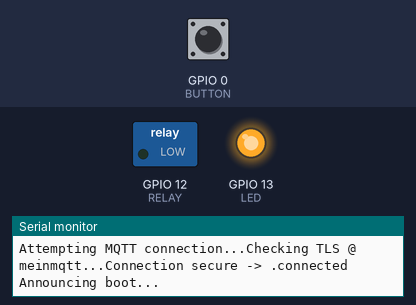
A program run on a simulated ESP8266 (NodeMCU). Parts: switched loads named in the program (green lamp = pin HIGH), output pins drawn as LEDs (lit = HIGH), the last lines printed to the serial monitor. Dashed ring = blinking. Inputs (shaded band) come from the test bench; at power-on: GPIO 0 (BUTTON) HIGH. WiFi joins after 1.5 s; servers stay silent unless stated; no MQTT or app messages arrive unless stated.

Above: at 3.0 s.
3.1 s: GPIO 0 (BUTTON) pulled LOW for 1 s
At 4.4 s:
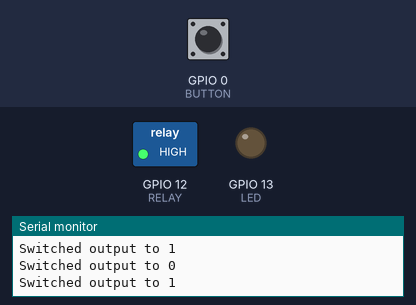
8.6 s: GPIO 0 (BUTTON) pulled LOW for 0.15 s
At 9.0 s:
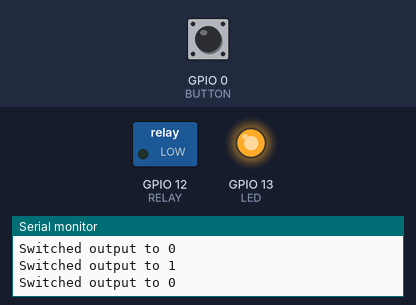
10.2 s: GPIO 0 (BUTTON) pulled LOW for 3.2 s
At 10.3 s:
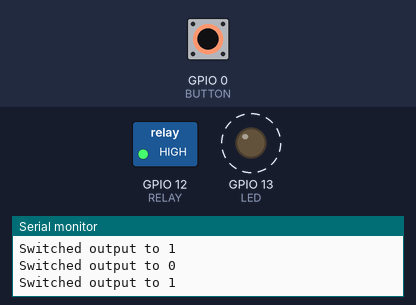
Timing chart, 0 to 14.7 s (numbered marks = the images above; inputs shaded):
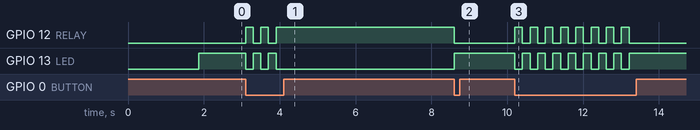

The program:

main.cpp
```cpp
#include "Arduino.h"
#include <ESP8266WiFi.h>
#include <ArduinoOTA.h>
#include <PubSubClient.h>

#define LED 13
#define RELAY 12
#define BUTTON 0

// WiFi Configuration
const char* cfg_wifi_ssid = "MeinWiFi";
const char* cfg_wifi_password = "geheim";

// MQTT Configuration
const char* mqtt_server = "meinmqtt";
const unsigned int mqtt_port = 1883;
const char* mqtt_user =   "sonoffbasic1";
const char* mqtt_pass =   "auchgeheim";
const char* mqtt_root =   "/esp/sonoffbasic1";

// echo | openssl s_client -connect localhost:1883 |& openssl x509 -fingerprint -noout
const char* mqtt_fprint = "aa bb cc dd ee ff 00 11 22 33 44 55 66 77 88 99 aa bb cc dd";

//periodic status reports
const unsigned int stats_interval = 60;  // Update statistics every 60 seconds

#define CONFIG_MQTT_PAYLOAD_ON "ON"
#define CONFIG_MQTT_PAYLOAD_OFF "OFF"

#define CONFIG_MQTT_TOPIC_GET "/get"
#define CONFIG_MQTT_TOPIC_SET "/set"
#define CONFIG_MQTT_TOPIC_SET_RESET "/reset"
#define CONFIG_MQTT_TOPIC_SET_UPDATE "/update"
#define CONFIG_MQTT_TOPIC_SET_PING "/ping"
#define CONFIG_MQTT_TOPIC_SET_PONG "/pong"
#define CONFIG_MQTT_TOPIC_STATUS "/status"
#define CONFIG_MQTT_TOPIC_STATUS_ONLINE "/online"
#define CONFIG_MQTT_TOPIC_STATUS_HARDWARE "/hardware"
#define CONFIG_MQTT_TOPIC_STATUS_VERSION "/version"
#define CONFIG_MQTT_TOPIC_STATUS_INTERVAL "/statsinterval"
#define CONFIG_MQTT_TOPIC_STATUS_IP "/ip"
#define CONFIG_MQTT_TOPIC_STATUS_MAC "/mac"
#define CONFIG_MQTT_TOPIC_STATUS_UPTIME "/uptime"
#define CONFIG_MQTT_TOPIC_STATUS_SIGNAL "/rssi"

#define MQJ_HARDWARE "esp8266tls-sonoff"
#define MQJ_VERSION  "0.0.1"

extern "C" {
  #include "user_interface.h"
}

// Relay status
bool relay_state = false;

class PubSubClientWrapper : public PubSubClient{
  private:
  public:
    PubSubClientWrapper(Client& espc);
    bool publish(StringSumHelper topic, String str);
    bool publish(StringSumHelper topic, unsigned int num);
    bool publish(const char* topic, String str);
    bool publish(const char* topic, unsigned int num);

    bool publish(StringSumHelper topic, String str, bool retain);
    bool publish(StringSumHelper topic, unsigned int num, bool retain);
    bool publish(const char* topic, String str, bool retain);
    bool publish(const char* topic, unsigned int num, bool retain);
};

PubSubClientWrapper::PubSubClientWrapper(Client& espc) : PubSubClient(espc){

}

bool PubSubClientWrapper::publish(StringSumHelper topic, String str) {
  return publish(topic.c_str(), str);
}

bool PubSubClientWrapper::publish(StringSumHelper topic, unsigned int num) {
  return publish(topic.c_str(), num);
}

bool PubSubClientWrapper::publish(const char* topic, String str) {
  return publish(topic, str, false);
}

bool PubSubClientWrapper::publish(const char* topic, unsigned int num) {
  return publish(topic, num, false);
}

bool PubSubClientWrapper::publish(StringSumHelper topic, String str, bool retain) {
  return publish(topic.c_str(), str, retain);
}

bool PubSubClientWrapper::publish(StringSumHelper topic, unsigned int num, bool retain) {
  return publish(topic.c_str(), num, retain);
}

bool PubSubClientWrapper::publish(const char* topic, String str, bool retain) {
  char buf[128];

  if(str.length() >= 128) return false;

  str.toCharArray(buf, 128);
  return PubSubClient::publish(topic, buf, retain);
}

bool PubSubClientWrapper::publish(const char* topic, unsigned int num, bool retain) {
  char buf[6];

  dtostrf(num, 0, 0, buf);
  return PubSubClient::publish(topic, buf, retain);
}

os_timer_t Timer1;
bool sendStats = true;

WiFiClientSecure espClient;
PubSubClientWrapper client(espClient);

void timerCallback(void *arg) {
  sendStats = true;
}

uint8_t rssiToPercentage(int32_t rssi) {
  //@author Marvin Roger - https://github.com/marvinroger/homie-esp8266/blob/ad876b2cd0aaddc7bc30f1c76bfc22cd815730d9/src/Homie/Utils/Helpers.cpp#L12
  uint8_t quality;
  if (rssi <= -100) {
    quality = 0;
  } else if (rssi >= -50) {
    quality = 100;
  } else {
    quality = 2 * (rssi + 100);
  }

  return quality;
}

void ipToString(const IPAddress& ip, char * str) {
  //@author Marvin Roger - https://github.com/marvinroger/homie-esp8266/blob/ad876b2cd0aaddc7bc30f1c76bfc22cd815730d9/src/Homie/Utils/Helpers.cpp#L82
  snprintf(str, 16, "%d.%d.%d.%d", ip[0], ip[1], ip[2], ip[3]);
}

void sendStatsBoot(void) {
  client.publish(((String)mqtt_root + CONFIG_MQTT_TOPIC_STATUS_HARDWARE), MQJ_HARDWARE, true);
  client.publish(((String)mqtt_root + CONFIG_MQTT_TOPIC_STATUS_VERSION), MQJ_VERSION, true);
  char buf[5];
  sprintf(buf, "%d", stats_interval);
  client.publish(((String)mqtt_root + CONFIG_MQTT_TOPIC_STATUS_INTERVAL), buf, true);
  client.publish(((String)mqtt_root + CONFIG_MQTT_TOPIC_STATUS_MAC), WiFi.macAddress(), true);
  client.publish(((String)mqtt_root + CONFIG_MQTT_TOPIC_GET), CONFIG_MQTT_PAYLOAD_OFF, true);
}

void sendStatsInterval(void) {
  char buf[16]; //v4 only atm
  ipToString(WiFi.localIP(), buf);
  client.publish(((String)mqtt_root + CONFIG_MQTT_TOPIC_STATUS_IP), buf);
  client.publish(((String)mqtt_root + CONFIG_MQTT_TOPIC_STATUS_UPTIME), (uint32_t)(millis()/1000));
  client.publish(((String)mqtt_root + CONFIG_MQTT_TOPIC_STATUS_SIGNAL), rssiToPercentage(WiFi.RSSI()));
}

void cmdSwitch(bool state) {
    digitalWrite(RELAY, state);
    digitalWrite(LED, !state);
    relay_state = state;
    Serial.print("Switched output to ");
    Serial.println(state);
    client.publish(((String)mqtt_root + CONFIG_MQTT_TOPIC_GET), (relay_state ? CONFIG_MQTT_PAYLOAD_ON : CONFIG_MQTT_PAYLOAD_OFF), true);
}


void verifyFingerprint() {
  if(client.connected() || espClient.connected()) return; //Already connected

  Serial.print("Checking TLS @ ");
  Serial.print(mqtt_server);
  Serial.print("...");

  if (!espClient.connect(mqtt_server, mqtt_port)) {
    Serial.println("Connection failed. Rebooting.");
    Serial.flush();
    ESP.restart();
  }
  if (espClient.verify(mqtt_fprint, mqtt_server)) {
    Serial.print("Connection secure -> .");
  } else {
    Serial.println("Connection insecure! Rebooting.");
    Serial.flush();
    ESP.restart();
  }

  espClient.stop();

  delay(100);
}

void reconnect() {
  // Loop until we're reconnected
  while (!client.connected()) {
    Serial.print("Attempting MQTT connection...");
    verifyFingerprint();
    // Attempt to connect
    if (client.connect(WiFi.macAddress().c_str(), mqtt_user, mqtt_pass, ((String)mqtt_root + CONFIG_MQTT_TOPIC_STATUS + CONFIG_MQTT_TOPIC_STATUS_ONLINE).c_str(), 0, 1, "0")) {
      Serial.println("connected");
      client.subscribe(((String)mqtt_root + CONFIG_MQTT_TOPIC_SET + "/#").c_str());
      client.publish((String)mqtt_root + CONFIG_MQTT_TOPIC_STATUS + CONFIG_MQTT_TOPIC_STATUS_ONLINE, "1");
    } else {
      Serial.print("failed, rc=");
      Serial.print(client.state());
      Serial.println(" try again in 5 seconds");
      // Wait 5 seconds before retrying
      delay(5000);
    }
  }
}

void setup_wifi() {
  delay(10);
  // We start by connecting to a WiFi network
  Serial.println();
  Serial.print("Connecting to ");
  Serial.println(cfg_wifi_ssid);

  WiFi.mode(WIFI_STA); // Disable the built-in WiFi access point.
  WiFi.begin(cfg_wifi_ssid, cfg_wifi_password);

  while (WiFi.status() != WL_CONNECTED) {
    delay(500);
    Serial.print(".");
  }

  Serial.println("");
  Serial.println("WiFi connected");
  Serial.println("IP address: ");
  Serial.println(WiFi.localIP());
}

void callback(char* topic, byte* payload, unsigned int length) {
  Serial.print("Message arrived [");
  Serial.print(topic);
  Serial.print("] ");

  char message[length + 1];
  for (unsigned int i = 0; i < length; i++) {
    message[i] = (char)payload[i];
  }
  message[length] = '\0';
  Serial.println(message);

  String topicStr = topic;
  String check = ((String)mqtt_root + CONFIG_MQTT_TOPIC_SET);

  if(topicStr == check) {
    Serial.println("MQTT SET!");
    Serial.flush();
    String strMsg = (String)message;
    if((strMsg.startsWith(CONFIG_MQTT_PAYLOAD_ON)) || (strMsg.startsWith(CONFIG_MQTT_PAYLOAD_OFF))) {
        cmdSwitch((strMsg.startsWith(CONFIG_MQTT_PAYLOAD_ON)) ? true : false);
    }
  }

  if(topicStr.startsWith((String)check + CONFIG_MQTT_TOPIC_SET_RESET)) {
    Serial.println("MQTT RESET!");
    Serial.flush();
    ESP.restart();
  }

  if(topicStr.startsWith((String)check + CONFIG_MQTT_TOPIC_SET_PING)) {
    Serial.println("PING");
    client.publish(((String)mqtt_root + CONFIG_MQTT_TOPIC_GET + CONFIG_MQTT_TOPIC_SET_PONG), message, false);
    return;
  }

  if(topicStr.startsWith((String)check + CONFIG_MQTT_TOPIC_SET_UPDATE)) {
    Serial.println("OTA REQUESTED!");
    Serial.flush();
    ArduinoOTA.begin();

    unsigned long timeout = millis() + (120*1000); // Max 2 minutes
    os_timer_disarm(&Timer1);

    while(true) {
      yield();
      ArduinoOTA.handle();
      if(millis() > timeout) break;
    }

    os_timer_arm(&Timer1, stats_interval*1000, true);
    return;
  }

  return;
}

void setup()
{
  //LED
  pinMode(LED, OUTPUT);
  digitalWrite(LED, LOW);

  //Relay
  pinMode(RELAY, OUTPUT);
  digitalWrite(RELAY, LOW);

  //Buttom
  pinMode(BUTTON, INPUT_PULLUP);

  // start serial port
  Serial.begin(115200);
  Serial.println("ESP8266 MQTT start...");

  setup_wifi();
  client.setServer(mqtt_server, mqtt_port);
  client.setCallback(callback);

  ArduinoOTA.setHostname(mqtt_user);
  ArduinoOTA.onStart([]() {
    String type;
    if (ArduinoOTA.getCommand() == U_FLASH)
      type = "sketch";
    else // U_SPIFFS
      type = "filesystem";

    Serial.println("Start updating " + type);
  });
  ArduinoOTA.onEnd([]() {
    Serial.println("\nEnd");
  });
  ArduinoOTA.onProgress([](unsigned int progress, unsigned int total) {
    Serial.printf("Progress: %u%%\r", (progress / (total / 100)));
  });
  ArduinoOTA.onError([](ota_error_t error) {
    Serial.printf("Error[%u]: ", error);
    if (error == OTA_AUTH_ERROR) Serial.println("Auth Failed");
    else if (error == OTA_BEGIN_ERROR) Serial.println("Begin Failed");
    else if (error == OTA_CONNECT_ERROR) Serial.println("Connect Failed");
    else if (error == OTA_RECEIVE_ERROR) Serial.println("Receive Failed");
    else if (error == OTA_END_ERROR) Serial.println("End Failed");
  });

  if (!client.connected()) {
    reconnect();
  }

  // Send boot info
  Serial.println(F("Announcing boot..."));
  sendStatsBoot();

  os_timer_setfn(&Timer1, timerCallback, (void *)0);
  os_timer_arm(&Timer1, stats_interval*1000, true);

  digitalWrite(LED, HIGH);
}

/*
   Main function, calls the temperatures in a loop.
*/
void loop(void)
{
  if (!client.connected()) {
    reconnect();
  }

  client.loop();

  if(digitalRead(BUTTON) == LOW) {
    cmdSwitch(!relay_state);
    delay(200);
  }

  if(sendStats) {
    sendStatsInterval();
    sendStats=false;
  }
}
```

Measured:
- after the input at 3.1 s, GPIO 12 (RELAY): alternates HIGH for 0.20 s and LOW for 0.20 s, 5 changes in all, then stays HIGH, starting at once; GPIO 13 (LED): alternates HIGH for 0.20 s and LOW for 0.20 s, 5 changes in all, then stays LOW, starting at once
- after the input at 8.6 s, GPIO 12 (RELAY): HIGH → LOW at once; GPIO 13 (LED): LOW → HIGH at once
- after the input at 10.2 s, GPIO 12 (RELAY): alternates HIGH for 0.20 s and LOW for 0.20 s, 16 changes in all, then stays LOW, starting at once; GPIO 13 (LED): alternates HIGH for 0.20 s and LOW for 0.20 s, 16 changes in all, then stays HIGH, starting at once
